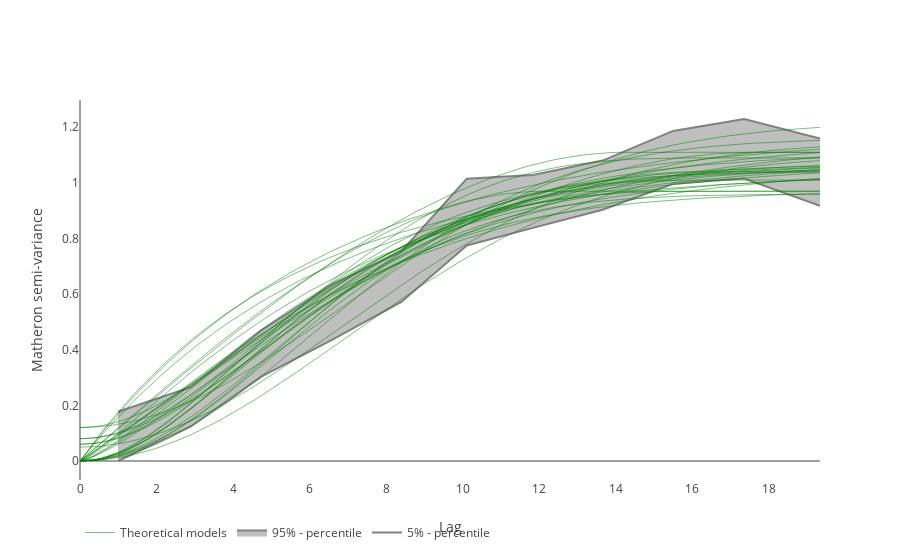

Notebook source saved alongside this figure:
### Code cell
from skgstat import models
from numpy import linspace
import plotly.graph_objects as go

# generate the x data
x  = linspace(0,  params.variogram.bins[-1], 100)

fig = base_conf_graph(params, conf)

for i, m in enumerate(conf.models):
    name = m.parameters['model_params']['model']
    par = m.parameters['model_params']
    mod_func = getattr(models, name)

    # call
    if name in ('stable', 'matern'):
        y = mod_func(x, par['range'], par['sill'], par['shape'], par['nugget'])
    else:
        y = mod_func(x, par['range'], par['sill'], par['nugget'])

    # add to the figure
    fig.add_trace(go.Scatter(x=x, y=y, mode='lines', line_color='green', line_width=1, opacity=0.5, showlegend=i == 0, name='Theoretical models'))

# save the figure
with open('src/slides/data/theoretical_models.json', 'w') as f:
    write_json(fig, f, pretty=True)

fig
